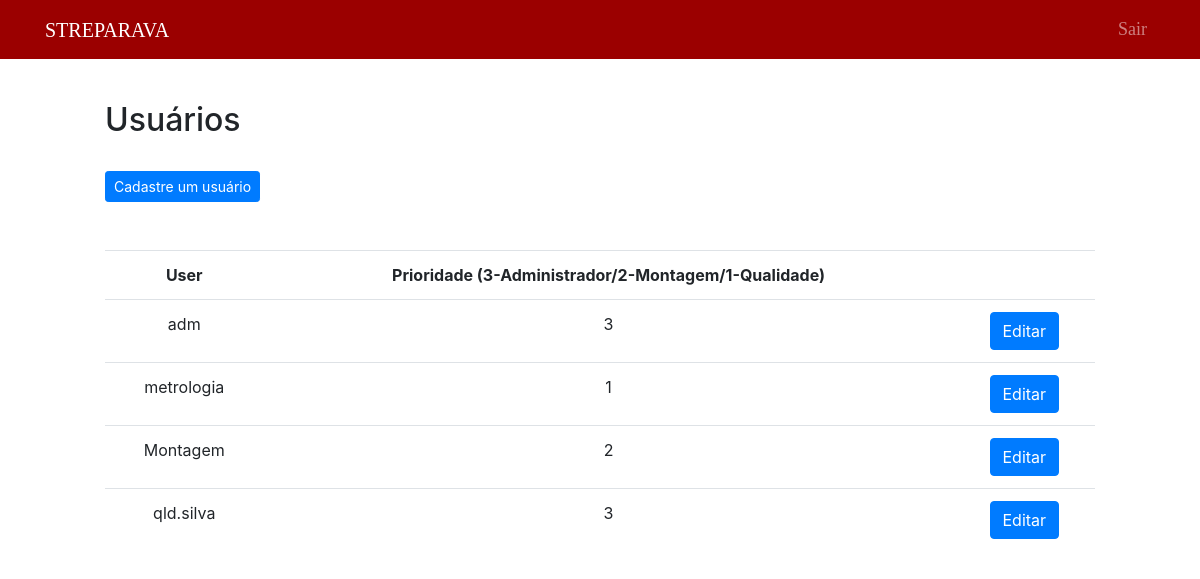
Screenshot of /public/usuario/listUser.php (signed in) with the database file from the repository.
### tables this page shows
CREATE TABLE `usuario` (
  `id_usuario` int(11) NOT NULL,
  `senha` varchar(100) NOT NULL,
  `user` varchar(50) NOT NULL,
  `prioridade` int(11) NOT NULL,
  `setor` varchar(50) NOT NULL
);

### public/usuario/listUser.php (the view, shortened to what this page needs)
<?php include("../Template/header.php");
?>
<div style="margin-left: 100px; margin-right: 100px;">
    <br>
    <br>
    <h2>Usuários</h2>
    <br>
    <div class="buttons">
        <a href="../usuario/createUser.php" class="btn btn-primary btn-sm">Cadastre um usuário</a>
    </div>
    <br>
</div>
<?php
include("../../data/connection.php");
$sql = "SELECT * FROM usuario";
$dadosUsuario = $connection->query($sql);
if ($dadosUsuario->num_rows > 0) {
?>
    <div style="margin-left: 100px; margin-right: 100px;">
        <br>
        <table class="table" style="text-align: center;">
            <tr>
                <th>User</th>
                <th>Prioridade (3-Administrador/2-Montagem/1-Qualidade)</th>
                <th></th>
            </tr>
            <?php
            while ($exibir = $dadosUsuario->fetch_assoc()) {
            ?>
                <tr>
                    <td><?php echo $exibir["user"] ?></td>
                    <td><?php echo $exibir["prioridade"] ?></td>
                    <td>
                        <button type="button" class="btn btn-primary ">
                            <a href="editUser.php?id=<?php echo $exibir["id_usuario"] ?>" style="text-decoration: none; color: white">Editar</a>
                        </button>
                    </td>
                </tr>
            <?php
            }
            ?>
        </table>
    </div>
    <?php
}
    ?>

### public/Styles/main.css (style rules this page uses)
body { padding: 5px; }

### rows the page displays
usuario: user "adm", prioridade "3"
usuario: user "metrologia", prioridade "1"
usuario: user "Montagem", prioridade "2"
usuario: user "qld.silva", prioridade "3"
